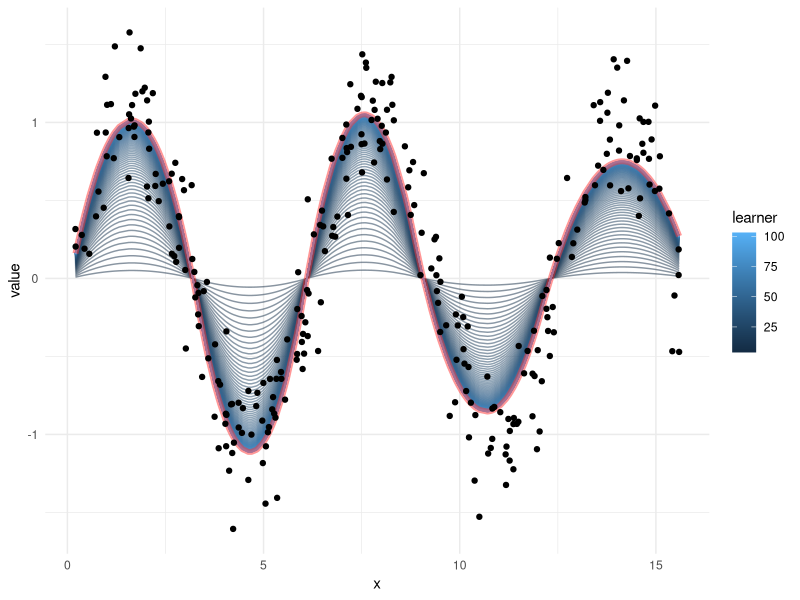
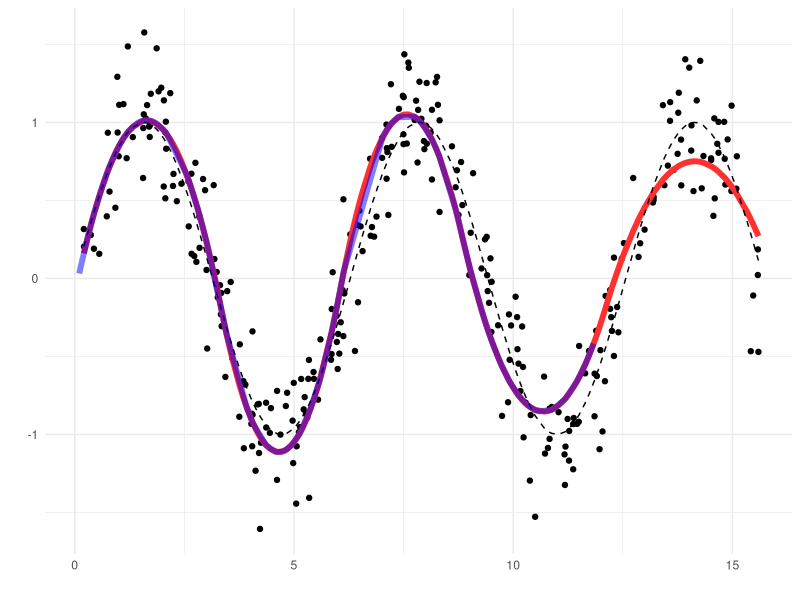

These figures' R source, in order:
####################################################
# Class: Anly-601
# Script: Starter code for creating boosted models
# Author: Joshuah Touyz
# Version: 0.1
# Last updated: 03/19/20
####################################################

####################################
##### Loading libraries & data #####
####################################
library(tidyverse)
library(splines)

# Generating sample data
n=300
set.seed(1)
u=sort(runif(n)*5*pi)
y = sin(u)+rnorm(n)/4
df = data.frame(x=u,y=y)


# Setting up parameters
v=.05 
number_of_weak_learners = 100
number_of_knots_split = 6
polynomial_degree = 2

# Fit round 1
fit=lm(y~bs(x,degree=2,df=6),data=df)
yp = predict(fit,newdata=df)
df$yr = df$y - v*yp
YP = v*yp
list_of_weak_learners = list(fit)

#################################
##### Boosting with Splines #####
#################################
for(t in 2:number_of_weak_learners){
  # Fit linear spline
  fit = lm(yr ~ bs(x, 
                   degree=polynomial_degree,
                   df=number_of_knots_split),data=df) 
  
  # Generate new prediction
  yp=predict(fit,newdata=df)
  
  # Update residuals
  df$yr=df$yr - v*yp
  
  # Bind to new data point
  YP = cbind(YP,v*yp)
  
  # Store fitted model in list
  list_of_weak_learners[[t]] = fit
}


##############################################
##### Getting predictions for each boost #####
##############################################
for (i in 1:number_of_weak_learners){
  # Calculating performance of first i weak_learners
  
  # Summing weak learner residuals
  if(i==1){yp_i = YP[,1:i]
  }else{yp_i=apply(YP[,1:i],1,sum) #<- strong learner
  }
  
  # Binds new cols
  col_name = paste0('yp_',i)
  df = df %>% bind_cols(yp=yp_i)
}

# Re-arrange sequences to get pseudo residuals 
plot_wl = df %>% select(-y,-yr) %>% 
  pivot_longer(cols = starts_with("yp")) %>% 
  mutate(learner = str_match(name,"[0-9]+")) %>% 
  mutate(learner = as.integer(ifelse(is.na(learner),0,learner)))

# Plot final learner
final_learner = plot_wl %>% filter(learner == (number_of_weak_learners-1))

# Plot progression of learner
ggplot() + 
  # Visualizing all learners
  geom_line(aes(x = x, y = value, group = learner, color =learner),
            data = plot_wl,alpha=0.5) +
  # Final learner
  geom_line(aes(x = x, y = value, group = learner, color =learner),
            data = final_learner,alpha=0.5,color = 'firebrick1',size = 2)  +
  geom_point(aes(x = x, y= y),data = df)+ # true values
  theme_minimal()


##################################
##### Predicting on new data #####
##################################

new_data = tibble(x = sample(seq(0,4*3,0.001),size = 100,replace = T))

for (i in 1:number_of_weak_learners){
  weak_learner_i = list_of_weak_learners[[i]]
  
  if (i==1){pred = v*predict(weak_learner_i,new_data)}
  else{pred =pred + v*predict(weak_learner_i,new_data)}
  
  if(i==number_of_weak_learners){
    new_data = new_data %>% bind_cols(yp=pred)
  }
}

###################################################
##### Visualizing boosted vs predicted models #####
##################################################
ggplot(aes(x=x, y=y),data = tibble(x = df$x, y = df$y))+
  xlab('')+ylab('')+ 
  geom_point()+
  # Final learner from training data
  geom_line(aes(x = x, y = value, group = learner, color =learner), data = final_learner , color = 'firebrick1',size = 2)  +
  # True value
  geom_line(aes(x=x,y=y),data = tibble(x = u,y = sin(u)), color='black',linetype = 'dashed')+ # true values
  # Prediction on new data
  geom_line(aes(x=x,y=yp),data = new_data, color='blue',size = 2,alpha = 0.5)+ # predicted values
  theme_minimal()
